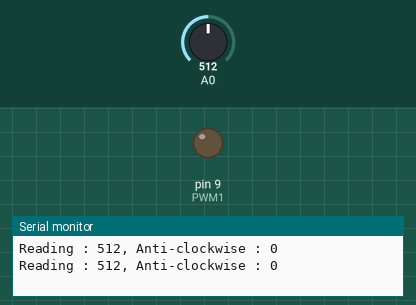
Simulated run of this sketch. Board: Arduino Mega 2560, built with avr-gcc and run on an emulated ATmega2560. Parts: output pins drawn as LEDs (lit = HIGH), the last lines printed to the serial monitor. Inputs (shaded band) come from the test bench; at power-on: A0 = 512.

Above: at 1.8 s.
1.9 s: A0 set to 531
At 2.8 s:
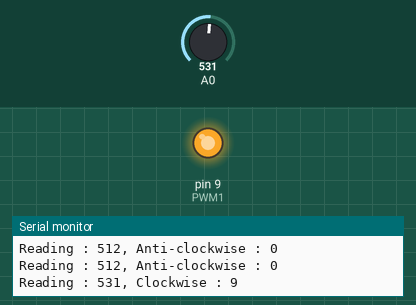
3.5 s: A0 set to 511
At 4.4 s:
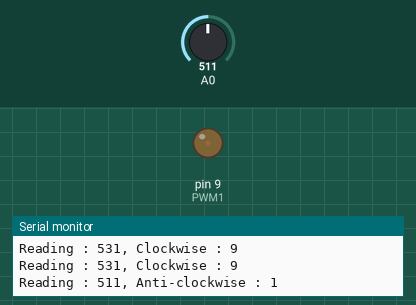
5.5 s: A0 set to 306
At 7.2 s:
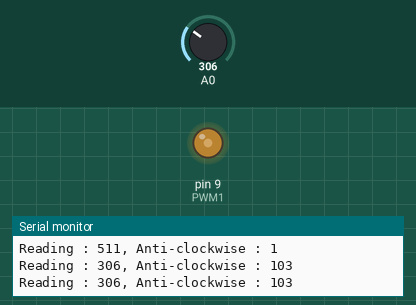
7.5 s: A0 set to 716
At 8.8 s:
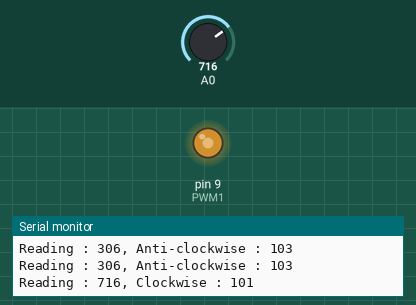
Timing chart, 0 to 10.5 s (numbered marks = the images above; inputs shaded):
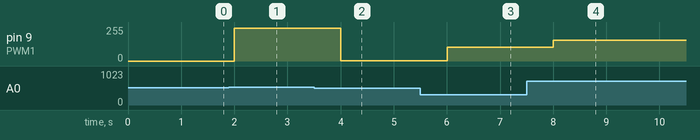

The sketch:

Sketch14_2.ino
```cpp
int DIR1 = 39;
int EN1 = 38;
int PWM1 = 9;

void setup() {
  Serial.begin(9600);
  digitalWrite(38, HIGH);
}

void loop() {


  int reading = analogRead(A0);
  int speed = map(reading, 0, 1023, -255, 255);

  if (speed > 0) {
    digitalWrite(DIR1, HIGH); // 정방향 회전
    int pwm_value = 255 - speed;
    analogWrite(PWM1, pwm_value);
    Serial.print(String("Reading : ") + reading);
    Serial.println(String(", Clockwise : ") + speed);
  }
  else {
    digitalWrite(DIR1, LOW); // 역방향 회전
    int pwm_value = abs(speed);
    analogWrite(PWM1, pwm_value);
    Serial.print(String("Reading : ") + reading);
    Serial.println(String(", Anti-clockwise : ") + pwm_value);
  }
  delay(1000);
}
```

Measured:
- the behaviour switches between 513 and 514 on A0 (found by bisection; images 0 and 1)
- after the input at 1.9 s, pin 9 (PWM1): 0/255 → 246/255 after 0.10 s
- after the input at 3.5 s, pin 9 (PWM1): 246/255 → 1/255 after 0.50 s
- after the input at 5.5 s, pin 9 (PWM1): 1/255 → 103/255 after 0.50 s
- after the input at 7.5 s, pin 9 (PWM1): 103/255 → 154/255 after 0.51 s
